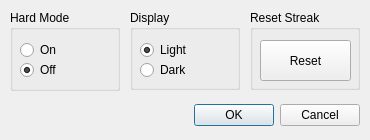
<?xml version="1.0" encoding="UTF-8"?>
<ui version="4.0">
 <class>settings_dialog</class>
 <widget class="QDialog" name="settings_dialog">
  <property name="geometry">
   <rect>
    <x>0</x>
    <y>0</y>
    <width>370</width>
    <height>140</height>
   </rect>
  </property>
  <property name="windowTitle">
   <string>Settings</string>
  </property>
  <widget class="QDialogButtonBox" name="button_box">
   <property name="geometry">
    <rect>
     <x>10</x>
     <y>100</y>
     <width>350</width>
     <height>30</height>
    </rect>
   </property>
   <property name="orientation">
    <enum>Qt::Horizontal</enum>
   </property>
   <property name="standardButtons">
    <set>QDialogButtonBox::Cancel|QDialogButtonBox::Ok</set>
   </property>
  </widget>
  <widget class="QGroupBox" name="hard_mode_box">
   <property name="geometry">
    <rect>
     <x>10</x>
     <y>10</y>
     <width>110</width>
     <height>81</height>
    </rect>
   </property>
   <property name="title">
    <string>Hard Mode</string>
   </property>
   <widget class="QRadioButton" name="hard_mode_on_option">
    <property name="geometry">
     <rect>
      <x>10</x>
      <y>30</y>
      <width>95</width>
      <height>20</height>
     </rect>
    </property>
    <property name="text">
     <string>On</string>
    </property>
   </widget>
   <widget class="QRadioButton" name="hard_mode_off_option">
    <property name="geometry">
     <rect>
      <x>10</x>
      <y>50</y>
      <width>95</width>
      <height>20</height>
     </rect>
    </property>
    <property name="text">
     <string>Off</string>
    </property>
    <property name="checked">
     <bool>true</bool>
    </property>
   </widget>
  </widget>
  <widget class="QGroupBox" name="display_mode_box">
   <property name="geometry">
    <rect>
     <x>130</x>
     <y>10</y>
     <width>110</width>
     <height>80</height>
    </rect>
   </property>
   <property name="title">
    <string>Display</string>
   </property>
   <widget class="QRadioButton" name="light_mode">
    <property name="geometry">
     <rect>
      <x>10</x>
      <y>30</y>
      <width>95</width>
      <height>20</height>
     </rect>
    </property>
    <property name="text">
     <string>Light</string>
    </property>
    <property name="checked">
     <bool>true</bool>
    </property>
   </widget>
   <widget class="QRadioButton" name="dark_mode">
    <property name="geometry">
     <rect>
      <x>10</x>
      <y>50</y>
      <width>95</width>
      <height>20</height>
     </rect>
    </property>
    <property name="text">
     <string>Dark</string>
    </property>
    <property name="checked">
     <bool>false</bool>
    </property>
   </widget>
  </widget>
  <widget class="QGroupBox" name="reset_streak_box">
   <property name="geometry">
    <rect>
     <x>250</x>
     <y>10</y>
     <width>110</width>
     <height>80</height>
    </rect>
   </property>
   <property name="title">
    <string>Reset Streak</string>
   </property>
   <widget class="QPushButton" name="reset_streak_button">
    <property name="geometry">
     <rect>
      <x>10</x>
      <y>30</y>
      <width>91</width>
      <height>41</height>
     </rect>
    </property>
    <property name="text">
     <string>Reset</string>
    </property>
   </widget>
  </widget>
 </widget>
 <resources/>
 <connections>
  <connection>
   <sender>button_box</sender>
   <signal>accepted()</signal>
   <receiver>settings_dialog</receiver>
   <slot>accept()</slot>
   <hints>
    <hint type="sourcelabel">
     <x>248</x>
     <y>254</y>
    </hint>
    <hint type="destinationlabel">
     <x>157</x>
     <y>274</y>
    </hint>
   </hints>
  </connection>
  <connection>
   <sender>button_box</sender>
   <signal>rejected()</signal>
   <receiver>settings_dialog</receiver>
   <slot>reject()</slot>
   <hints>
    <hint type="sourcelabel">
     <x>316</x>
     <y>260</y>
    </hint>
    <hint type="destinationlabel">
     <x>286</x>
     <y>274</y>
    </hint>
   </hints>
  </connection>
 </connections>
</ui>
